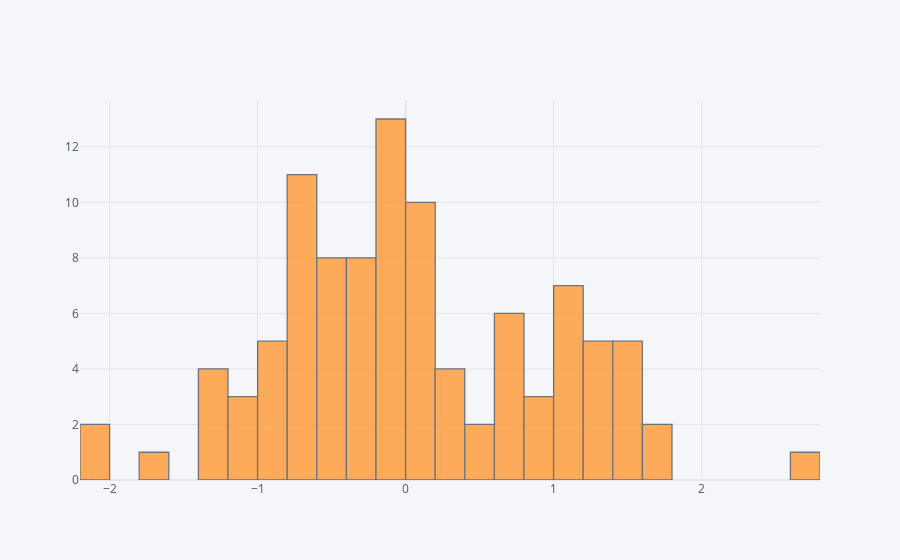

Write notebook code for a chart like this one.
### Code cell
df['A'].iplot('hist',bins=30)

### Figure 1 — Plotly figure (JSON) as saved in the notebook; plotly's stock layout.template omitted (floating-point values rounded to 4 significant figures)
{"data": [{"histfunc": "count", "histnorm": "", "marker": {"color": "rgba(255, 153, 51, 1.0)", "line": {"color": "#4D5663", "width": 1.3}}, "name": "A", "nbinsx": 30, "opacity": 0.8, "orientation": "v", "type": "histogram", "x": [1.308, -0.6207, -0.06654, -0.7411, -0.1847, 0.1898, -0.9429, 0.2101, 1.631, -0.3612, 1.565, -0.317, 1.169, 0.7474, -2.063, 0.152, 1.483, -0.04176, 0.1851, 1.43, -0.9406, -1.734, 1.135, -0.6218, -0.5184, -0.1983, 0.2272, -0.4857, 1.113, -0.0816, 1.427, -1.323, -0.3162, -0.7491, 1.382, -0.3631, 2.628, -0.4679, 0.787, -1.047, 0.6756, 0.02656, -0.5607, 1.582, 1.364, -0.1446, -1.087, -0.6576, -0.8262, 1.35, -0.6541, 0.9412, 0.4928, -0.1977, 0.02455, 1.735, 1.013, 0.4142, -0.4239, 0.06891, -0.139, -0.0425, -1.231, 0.6872, 1.029, -0.3564, 1.017, -0.7645, -0.9502, 0.05536, -0.4901, -0.3343, -0.6926, 0.9745, -1.034, -0.5677, 0.654, -0.3174, -2.045, 0.2546, 0.1871, -0.4142, -0.04571, -0.7912, 1.104, -0.2891, -0.6007, 1.311, 0.3693, 0.8712, -1.253, -0.1814, -1.302, 0.08187, -0.1571, -0.1547, -0.6196, 0.02656, 0.6615, -0.8244]}], "layout": {"barmode": "overlay", "legend": {"bgcolor": "#F5F6F9", "font": {"color": "#4D5663"}}, "paper_bgcolor": "#F5F6F9", "plot_bgcolor": "#F5F6F9", "title": {"font": {"color": "#4D5663"}}, "xaxis": {"gridcolor": "#E1E5ED", "showgrid": true, "tickfont": {"color": "#4D5663"}, "title": {"font": {"color": "#4D5663"}, "text": ""}, "zerolinecolor": "#E1E5ED"}, "yaxis": {"gridcolor": "#E1E5ED", "showgrid": true, "tickfont": {"color": "#4D5663"}, "title": {"font": {"color": "#4D5663"}, "text": ""}, "zerolinecolor": "#E1E5ED"}}}
